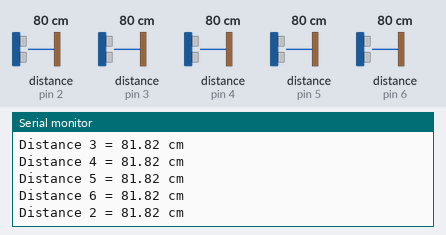
The sketch below on a simulated Arduino Uno, built with avr-gcc and run on an emulated ATmega328P. Shown: the last lines printed to the serial monitor. Inputs (shaded band) come from the test bench; at power-on: distance to the obstacle (sensors on pin 2, pin 3, pin 4, pin 5, pin 6) 80 cm. The echo pulse lasts 58.3 µs per cm.

Above: at 1.2 s.
1.3 s: distance to the obstacle (sensor on pin 2) set to 22 cm
At 2.0 s:
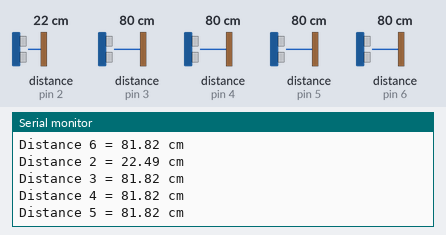
4.3 s: distance to the obstacle (sensor on pin 2) set to 17 cm
6.0 s: distance to the obstacle (sensor on pin 3) set to 22 cm
At 6.6 s:
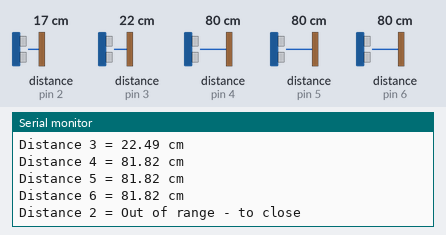
7.5 s: distance to the obstacle (sensor on pin 3) set to 18 cm
At 8.4 s:
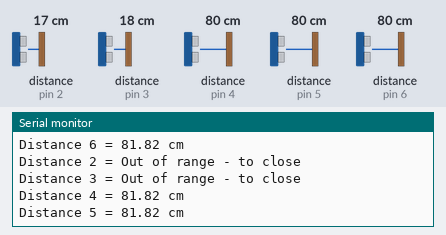
9.0 s: distance to the obstacle (sensor on pin 4) set to 21 cm
At 10.0 s:
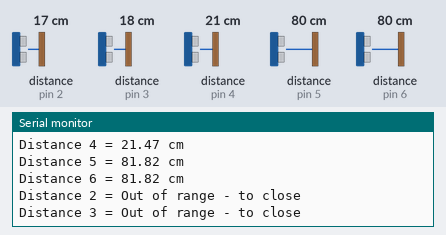
12.0 s: distance to the obstacle (sensor on pin 4) set to 18 cm
At 12.5 s:
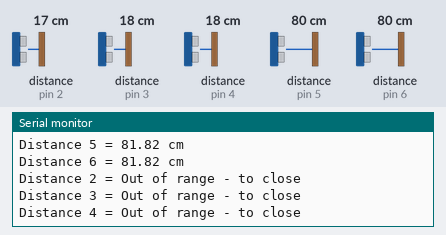
Timing chart, 0 to 15.0 s (numbered marks = the images above; inputs shaded):
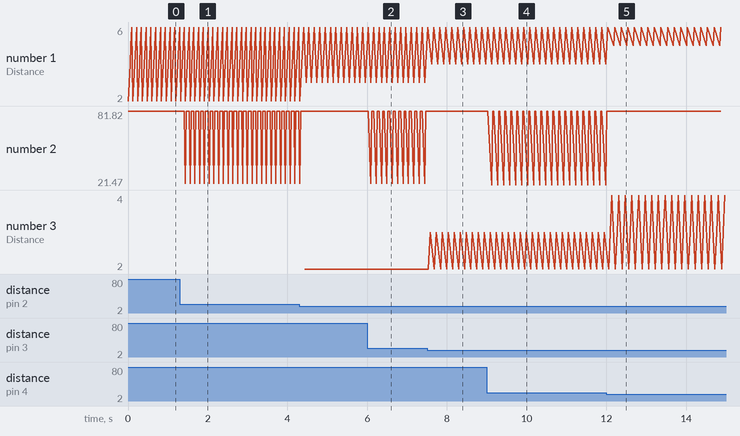

The sketch:

UltraschallSensorWithNewPing_06.ino
```cpp
#include <NewPing.h>


/*
  HC-SR04 Basic Demonstration
  HC-SR04-Basic-Demo.ino
  Demonstrates functions of HC-SR04 Ultrasonic Range Finder
  Displays results on Serial Monitor

  DroneBot Workshop 2017
  http://dronebotworkshop.com
*/

// This uses Serial Monitor to display Range Finder distance readings

// Hook up HC-SR04 with Trig to Arduino Pin 10, Echo to Arduino pin 13

#define PING_PIN1 2
#define PING_PIN2 3
#define PING_PIN3 4
#define PING_PIN4 5
#define PING_PIN5 6

float duration, distance;

void setup() {
  Serial.begin (9600);
  //setup the input and output pin's
}
float getDistance(int pin){
  NewPing sonar(pin, pin);
  delay(10);
  duration = sonar.ping();
  return (duration / US_ROUNDTRIP_CM);
}
void caseDistance(int pin){

  delayMicroseconds(1);
  Serial.print("Distance " + String(pin) + " = ");
  distance = getDistance(pin);
  if (distance >= 400) {
     Serial.println("Out of range - too far away");
  } else if(distance <= 20) {
    Serial.println("Out of range - to close");
  } else {
    Serial.print(distance);
    Serial.println(" cm");
  }

}

void loop() {
  caseDistance(PING_PIN1);
  caseDistance(PING_PIN2);
  caseDistance(PING_PIN3);
  caseDistance(PING_PIN4);
  caseDistance(PING_PIN5);
  delay(1);
}
```

Measured:
- the behaviour switches between 20 and 19 cm on distance to the obstacle (sensor on pin 3) (found by bisection; images 2 and 3)
- after the input at 1.3 s, the serial monitor: prints a new line after 0.14 s (image 1)
- after the input at 6.0 s, the serial monitor: prints a new line after 0.09 s (image 2)
- after the input at 7.5 s, the serial monitor: prints a new line after 0.08 s (image 3)
- after the input at 9.0 s, the serial monitor: prints a new line after 0.12 s (image 4)
- after the input at 12.0 s, the serial monitor: prints a new line after 0.14 s (image 5)
- plotted number 2: 81.82 → 21.47 after the input at 9.0 s
